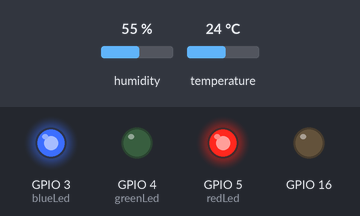
The sketch below on a simulated ESP8266 (NodeMCU). Shown: output pins drawn as LEDs (lit = HIGH). Inputs (shaded band) come from the test bench; at power-on: humidity 55 %, temperature 24 °C. WiFi joins after 1.5 s; servers stay silent unless stated; a WiFi scan finds three made-up networks; no MQTT or app messages arrive unless stated; what the sketch prints to the serial monitor is not drawn.

Above: at 4.5 s.
At 8.5 s:
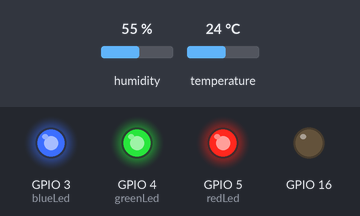
Timing chart, 0 to 14.5 s (numbered marks = the images above):
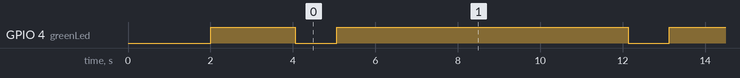

Measured:
- by itself, GPIO 4 (greenLed): alternates HIGH for 7.1 s and LOW for 1.0 s

The sketch:

nebula.ino
```cpp
#include <DHT.h>
#include <ESP8266WiFi.h>
#include <PubSubClient.h>

#define DHTPIN 2
#define DHTTYPE DHT11

WiFiClient espClient;
PubSubClient client(espClient);

DHT dht(DHTPIN, DHTTYPE);
int greenLed = 4;
int redLed = 5;
int blueLed =3;
bool isLogEnabled = true;

const char* mqttServer = "10.76.124.45";
const int mqttPort = 1883;

long lastMsg = 0;
char msg[50];
int value = 0;

void setup() {
  pinMode(16,OUTPUT);
  pinMode(greenLed,OUTPUT);
  pinMode(redLed,OUTPUT);
  pinMode(blueLed,OUTPUT);

  const char* ssid = "network";
  const char* password =  "network-pass";

  WiFi.begin(ssid, password);
  if(isLogEnabled) {
    logWifiConnection();
  }

}

void loop() {

  client.loop();

  client.setServer(mqttServer, mqttPort);
  client.connect("ESP8266Client");

  logMqttStatus();
  String message = getTemperature();

  char charBuf[50];
  message.toCharArray(charBuf, 50);

  client.publish("myfirst/test", charBuf);
  delay(1000);

}

String getTemperature(){
  delay(5000);

  float h = dht.readHumidity();
  float t = dht.readTemperature();

  if(isLogEnabled){
    logTemperatureServerSensor(t,h);
  }
 return "temp :"+ String(t) + "humidity :" + String(h);
}

void logTemperatureServerSensor(float temperature,float humidity){
  if (isnan(humidity) || isnan(temperature)) {
        Serial.println("Error obteniendo los datos del sensor DHT11");
        return;
    }

    Serial.print("Humedad: ");
    Serial.print(humidity);
    Serial.print(" %\t");
    Serial.print("Temperatura: ");
    Serial.print(temperature);
    Serial.println(" *C ");
}

void blinkLed(int led,int delayTime){
  onLed(led);
  delay(delayTime);
  offLeds();
  delay(delayTime);
}

void offLeds(){
  onLed(0);
}

void onLed(int led){
  digitalWrite(greenLed,HIGH);
  digitalWrite(redLed,HIGH);
  digitalWrite(blueLed,HIGH);
  digitalWrite(led,LOW);
}

void logMqttStatus(){
   if (!client.connected()) {
    Serial.println("not connected...");
    blinkLed(blueLed,1000);
  }else{
    Serial.println("connected... :) ");
    blinkLed(greenLed,1000);
  }
}

void logWifiConnection(){
  Serial.begin(115200);

  logWifiNetworks();
  logWifiStatus();

}

void logWifiStatus(){
  while (WiFi.status() != WL_CONNECTED) {
    blinkLed(redLed,1000);
    Serial.println(WiFi.status());
    delay(50);
    Serial.println("Connecting to WiFi..");
  }
  blinkLed(blueLed,1000);
  Serial.println("=================================================================");
  Serial.println(WiFi.status());
  Serial.println("Connected to the WiFi network");
  Serial.println("=================================================================");
}

void logWifiNetworks(){
  int networksNumber = WiFi.scanNetworks();

  for (int i = 0; i < networksNumber; i++)
  {
    Serial.println(WiFi.SSID(i));
  }
}

void callback(char* topic, byte* payload, unsigned int length) {
  Serial.print("Message arrived [");
  Serial.print(topic);
  Serial.print("] ");
  for (int i = 0; i < length; i++) {
    Serial.print((char)payload[i]);
  }
  Serial.println();

  // Switch on the LED if an 1 was received as first character
  if ((char)payload[0] == '1') {
   // digitalWrite(BUILTIN_LED, LOW);   // Turn the LED on (Note that LOW is the voltage level
    // but actually the LED is on; this is because
    // it is acive low on the ESP-01)
  } else {
    //digitalWrite(BUILTIN_LED, HIGH);  // Turn the LED off by making the voltage HIGH
  }

}
```
